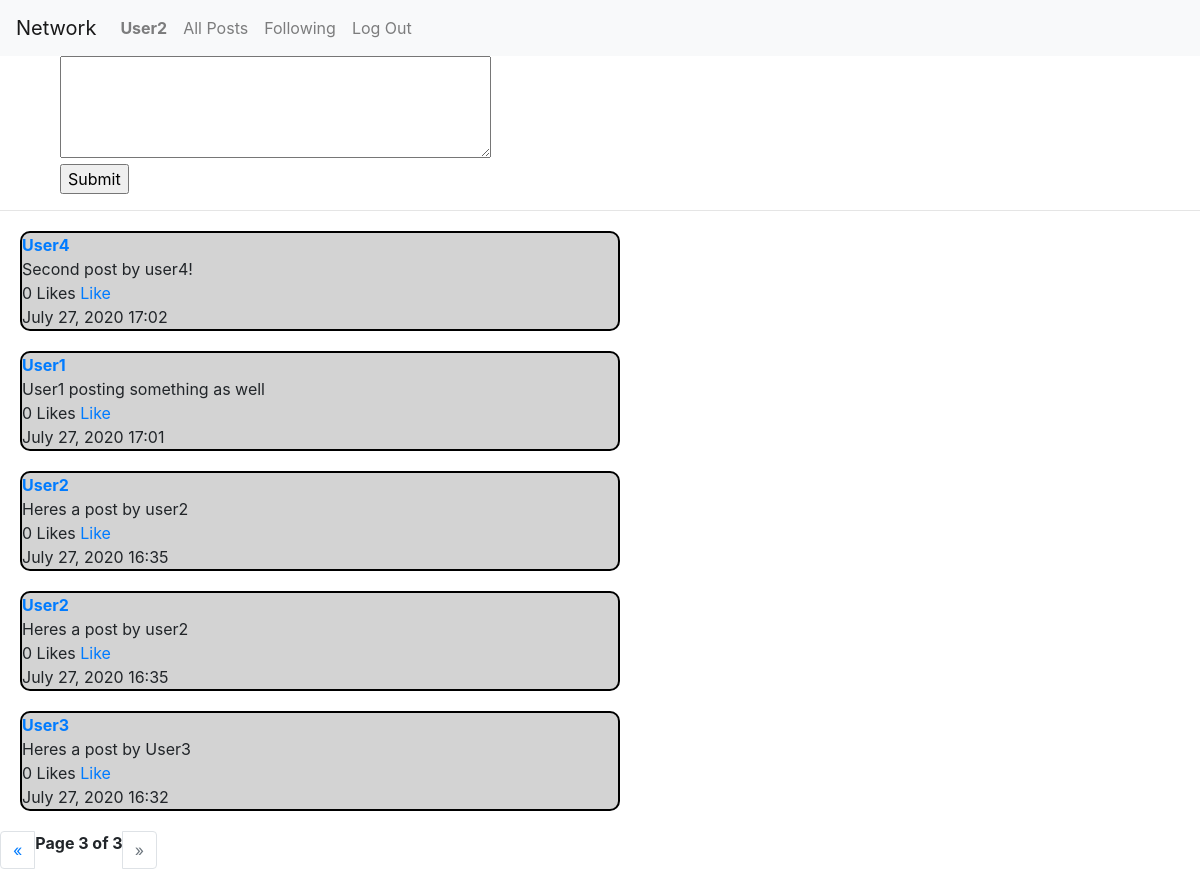
Page /?page=3 (signed in) on the committed database.
### network/models.py (models this page shows, shortened)
class User(AbstractUser):
    pass

class Post(models.Model):
    user = models.ForeignKey(User, on_delete=models.CASCADE, related_name="auth")
    post = models.CharField(max_length = 140)
    likes = models.IntegerField(default=0, blank=True, null=True)
    time = models.CharField(max_length = 40, null=True)
    class Meta:
        ordering = ['-time']

### network/views.py (the view, shortened to what this page needs)
# urls.py: path("", views.index, name="index"),
def index(request):
    msg = "please log in"
    posts = Post.objects.all()
    paginator = Paginator(posts, 10)
    page = request.GET.get('page')
    posts = paginator.get_page(page)
    return render(request, "network/index.html", {
    "posts": posts,
    "msg": msg
    })

### network/templates/network/index.html (shortened to what this page needs)
{% extends "network/layout.html" %}
{% block body %}
{% if user.is_authenticated %}
  <div class="new_post" style="margin-left: 5%;">
    <form class="" action="" method="post">
      <textarea name="post" rows="4" cols="40" required></textarea>
      <br>
      <input type="submit" name="" value="Submit">
    </form>
  </div>
  <hr>
  <div class="">
    {% for post in posts %}
      <div class="post">
        <a href="{% url 'profile' username=post.user %}"><strong>{{ post.user }}</strong></a>
        <br>
        {{ post.post }}
        <br>
        <div class="like">
          {{ post.likes }} Likes
          <a href=""class="likes">Like</a>
        </div>
        {{ post.time }}
      </div>
    {% endfor %}
  </div>
{% else %}
{{ msg }}
{% endif %}
{% endblock %}

### network/templates/network/layout.html (shortened to what this page needs)
{% load static %}
<!DOCTYPE html>
<html lang="en">
    <head>
        <link rel="stylesheet" href="https://stackpath.bootstrapcdn.com/bootstrap/4.4.1/css/bootstrap.min.css">
        <link href="{% static 'network/styles.css' %}" rel="stylesheet">
    </head>
    <body>
        <nav class="navbar navbar-expand-lg navbar-light bg-light">
            <a class="navbar-brand" href="#">Network</a>
            <div>
              <ul class="navbar-nav mr-auto">
                {% if user.is_authenticated %}
                    <li class="nav-item">
                        <a class="nav-link" href="{{ user.username }}"><strong>{{ user.username }}</strong></a>
                    </li>
                {% endif %}
                <li class="nav-item">
                  <a class="nav-link" href="{% url 'index' %}">All Posts</a>
                </li>
                {% if user.is_authenticated %}
                    <li class="nav-item">
                        <a class="nav-link" href="{% url 'following' %}">Following</a>
                    </li>
                    <li class="nav-item">
                        <a class="nav-link" href="{% url 'logout' %}">Log Out</a>
                    </li>
                {% endif %}
              </ul>
            </div>
          </nav>
        <div class="body">
            {% block body %}
            {% endblock %}
            {% if user.is_authenticated %}
            {% if posts %}
          <nav aria-label="Page navigation">
            <ul class="pagination">
              {% if posts.has_previous %}
              <li class="page-item">
              <a class="page-link " href="?page={{ posts.previous_page_number }}" aria-label="Previous">
              {% else %}
              <li class="page-item disabled">
              <a class="page-link " href="" aria-label="Previous">
              {% endif %}
                <span aria-hidden="true">&laquo;</span>
              </a>
            </li>
            <strong>Page {{ posts.number }} of {{ posts.paginator.num_pages }}</strong>
            {% if posts.has_next %}
            <li class="page-item">
              <a class="page-link" href="?page={{ posts.next_page_number }}" aria-label="Next">
            {% else %}
            <li class="page-item disabled">
              <a class="page-link" href="" aria-label="Next">
            {% endif %}
                <span aria-hidden="true">&raquo;</span>
              </a>
            </li>
          </ul>
        </nav>
        {% endif %}
        {% endif %}
        </div>
    </body>
</html>

### network/static/network/styles.css (style rules this page uses)
.post { background-color: lightgrey; border: 2px solid black; border-radius: 10px; margin: 20px; width: 50%; }

### rows in the picture
User: username "User2"
Post: user "User4", post "Second post by user4!", likes "0", time "July 27, 2020 17:02"
Post: user "User1", post "User1 posting something as well", likes "0", time "July 27, 2020 17:01"
Post: user "User2", post "Heres a post by user2", likes "0", time "July 27, 2020 16:35"
Post: user "User2", post "Heres a post by user2", likes "0", time "July 27, 2020 16:35"
Post: user "User3", post "Heres a post by User3", likes "0", time "July 27, 2020 16:32"

### other values in the picture
{{ posts.number }} "3"
{{ posts.paginator.num_pages }} "3"
